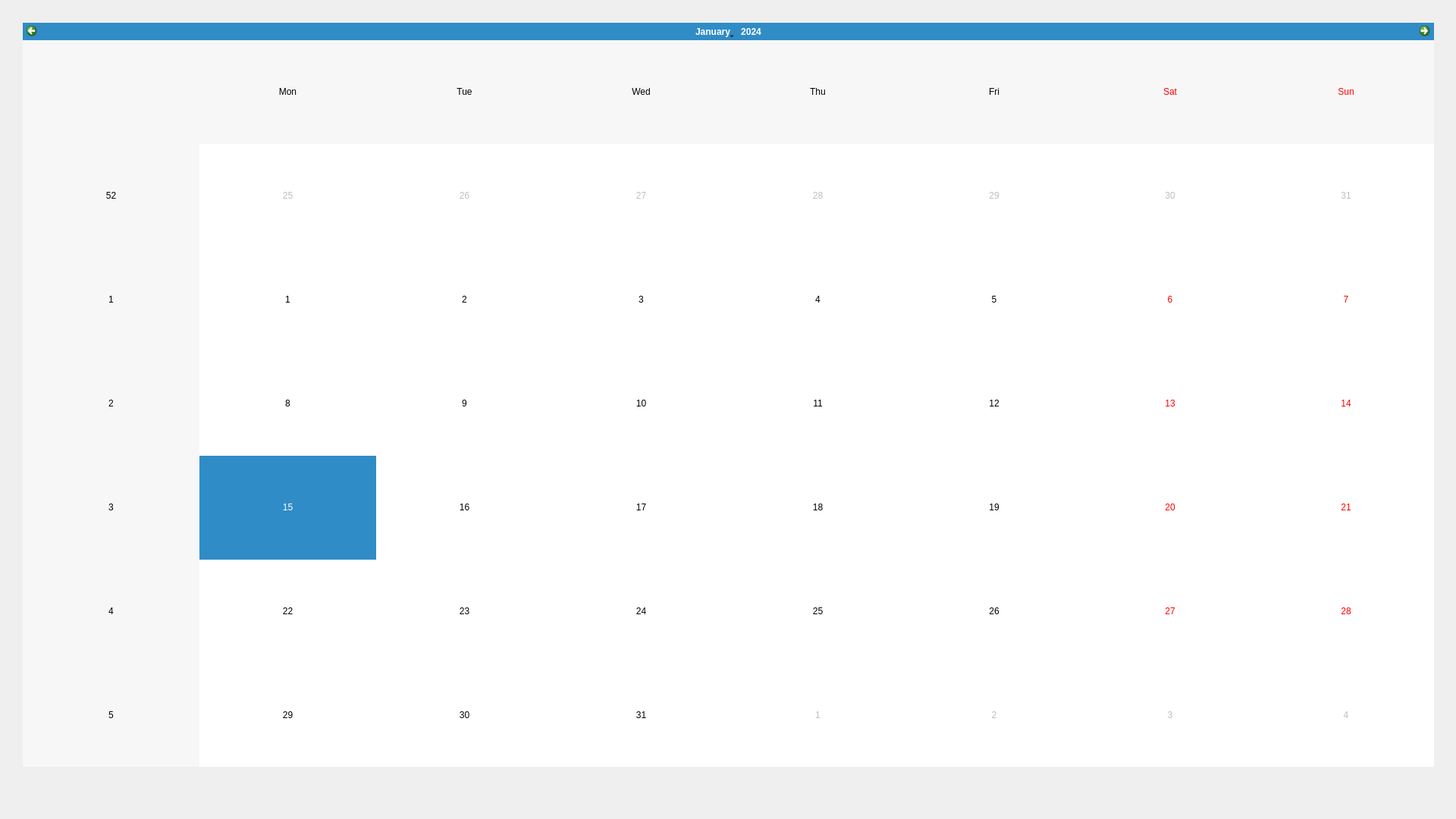
<?xml version="1.0" encoding="UTF-8"?>
<ui version="4.0">
 <class>Form</class>
 <widget class="QWidget" name="Form">
  <property name="geometry">
   <rect>
    <x>0</x>
    <y>0</y>
    <width>1920</width>
    <height>1080</height>
   </rect>
  </property>
  <property name="windowTitle">
   <string>Form</string>
  </property>
  <widget class="QCalendarWidget" name="calendarWidget">
   <property name="geometry">
    <rect>
     <x>30</x>
     <y>30</y>
     <width>1861</width>
     <height>981</height>
    </rect>
   </property>
  </widget>
 </widget>
 <resources/>
 <connections/>
</ui>
